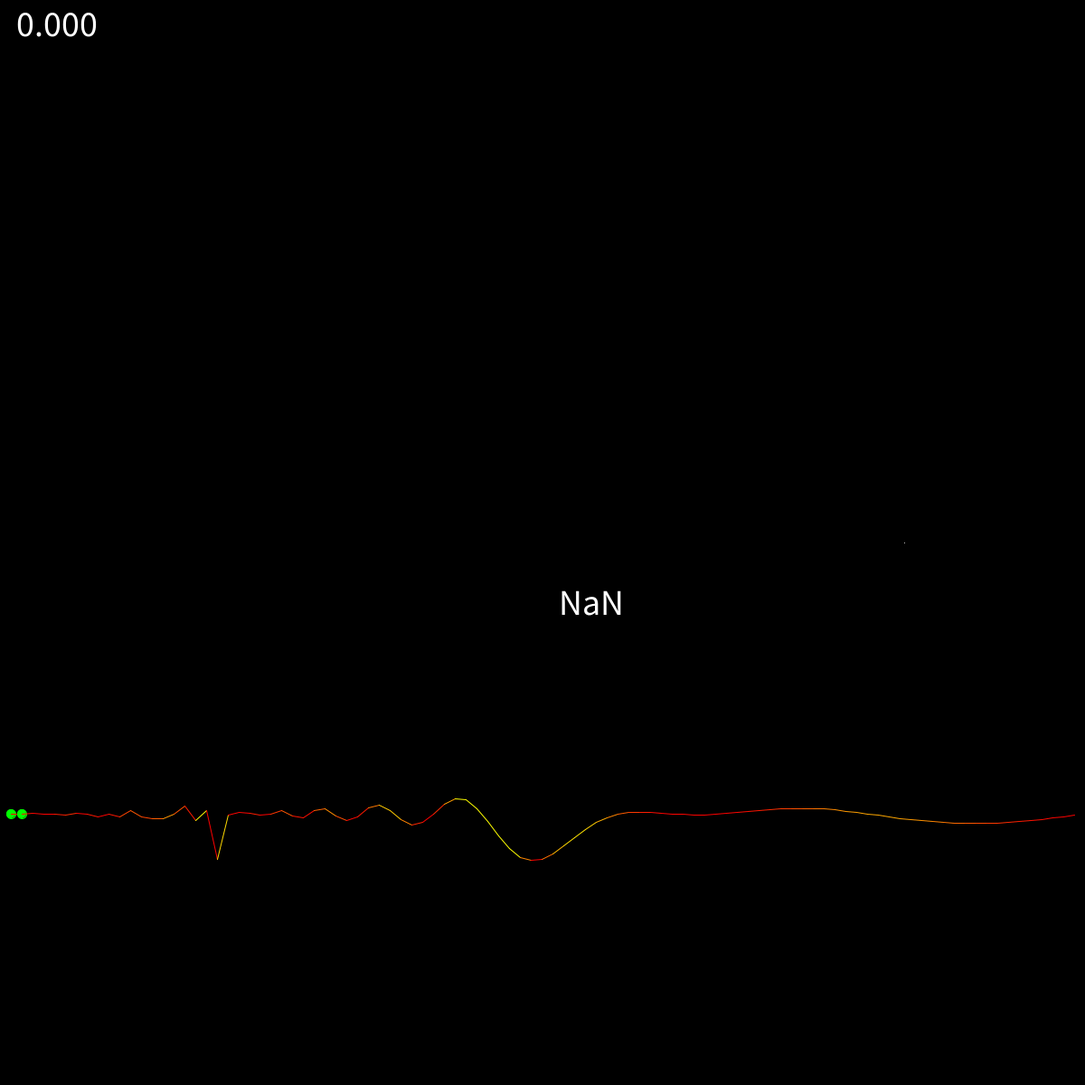
Frame 1 (no input)
Frame 60 (the mouse pressed at the canvas centre just before this capture): identical to frame 1, image omitted
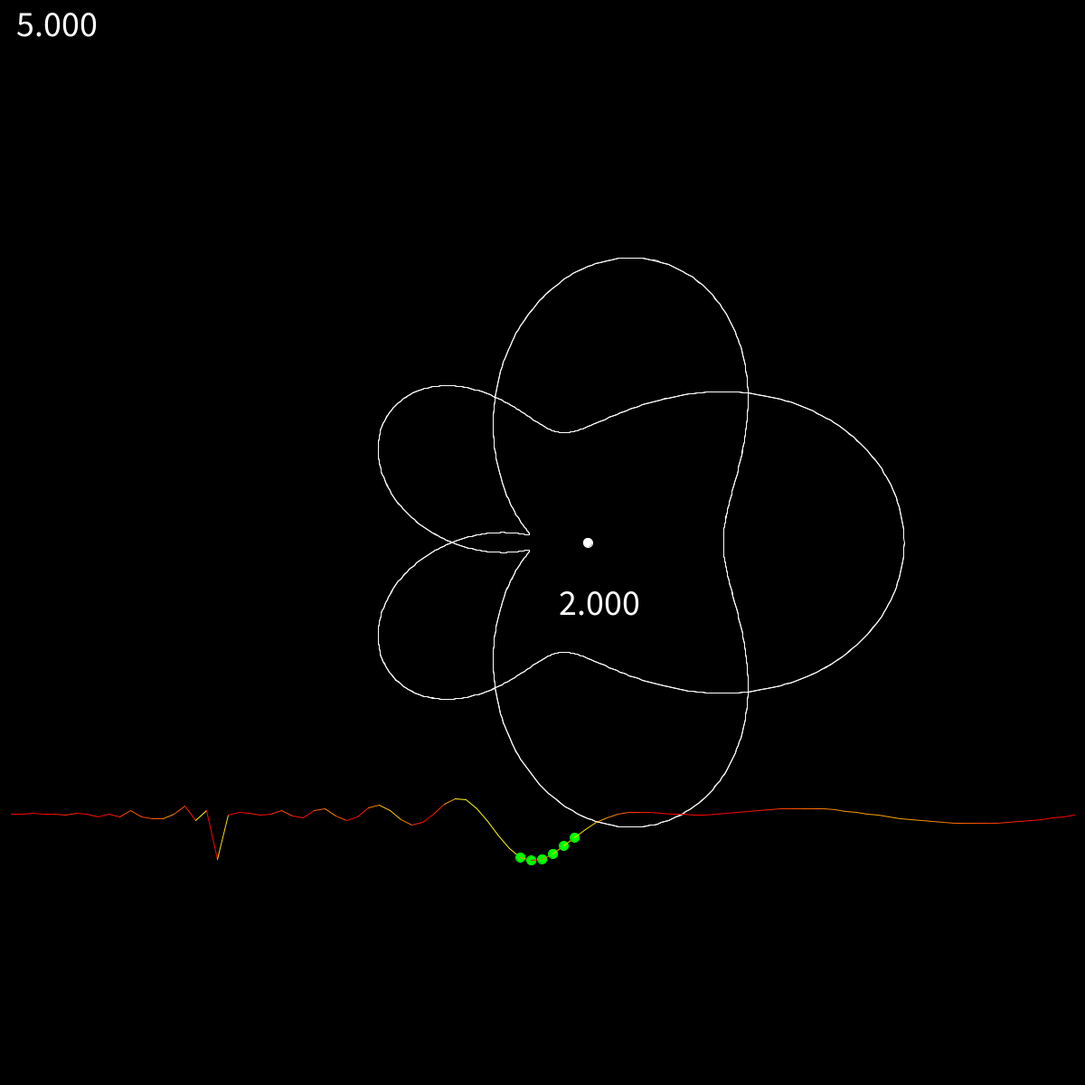
Frame 120 (the mouse held since frame 60 and released just before this capture)

The Processing sketch that drew these frames (run headless with seeded random() and noise(); from frame 60 on, the mouse is pressed at the canvas centre):

// Processing sketch: fourier
// ── fourier.pde
float frequency = 5; // beats per second
float cyclesPerSecond = 0;
float cyclesPerSecondRange = frequency * 2;


class FourierData {
  static final float deltaT = 0.01f;
  float timeLength;
  float cyclesPerSecond;
  float frequency;
  PVector massPoint;
  PVector[] circleTransforms;
  
  public FourierData(float timeLength, float cyclesPerSecond, float frequency) {
    this.timeLength = timeLength;
    this.cyclesPerSecond = cyclesPerSecond;
    this.frequency = frequency;
  }
  
  public void calculateSpectrum() {
    float lastX = getIntensity(0);
    float lastY = 0;
    float avgX = 0;
    float avgY = 0;
    float dA = 0;
    ArrayList<PVector> points = new ArrayList<PVector>();
    for(float t = 0; t < timeLength; t += deltaT) {
      float intensity = getIntensity(t);
      float x = cos(t / cyclesPerSecond * TWO_PI) * intensity;
      float y = sin(t / cyclesPerSecond * TWO_PI) * intensity;
      points.add(new PVector(lastX, lastY));
      lastX = x;
      lastY = y;
      avgX += x;
      avgY += y;
      dA++;
    }
    
    avgX /= dA;
    avgY /= dA;
    
    massPoint = new PVector(avgX, avgY);
    circleTransforms = points.toArray(new PVector[points.size()]);
  }
}

float getIntensity(float t) {
  return (cos(t / frequency * TWO_PI) / 2 + 0.5) + (cos(t / (frequency - 3) * TWO_PI) / 2 + 0.5);// - (sin(t / (frequency + 3) * TWO_PI) / 2 + 0.5); // two major frequencies
}


FourierData fData;

void setup() {
  size(1200, 1200);
  background(0);
  
  
  fData = new FourierData(20, cyclesPerSecond, frequency);
}

void draw() {
  background(0);
  stroke(255);
  fill(255);
  
  cyclesPerSecond = (float) mouseY / height * cyclesPerSecondRange;
  textSize(40);
  text(cyclesPerSecond, 10, 40);
  
  pushMatrix();
  translate(width / 2, height / 2);
  fData.cyclesPerSecond = cyclesPerSecond;
  fData.calculateSpectrum();
  text(fData.circleTransforms[1].x, 10, 80);
  
  float drawRadius = 200;
  float lastX = fData.circleTransforms[0].x;
  float lastY = fData.circleTransforms[0].y;
  for(int i = 0; i < fData.circleTransforms.length; i++) {
    line(fData.circleTransforms[i].x * drawRadius, fData.circleTransforms[i].y * drawRadius, lastX * drawRadius, lastY * drawRadius);
    lastX = fData.circleTransforms[i].x;
    lastY = fData.circleTransforms[i].y;
  }
  
  ellipse(fData.massPoint.x * drawRadius, fData.massPoint.y * drawRadius, 10, 10);
  popMatrix();
  
  lastX = 0;
  lastY = 3f / 4f * height;
  for(float c = 0; c < cyclesPerSecondRange; c += 0.1f) {
    fData.cyclesPerSecond = c;
    fData.calculateSpectrum();

    float fourierComponent = fData.massPoint.x * 200;
    float x = c / cyclesPerSecondRange * width;
    float y = (3f / 4f * height) + fourierComponent;
    
    stroke(255, abs(fData.massPoint.y) * 2000, 0);
    fill(255, abs(fData.massPoint.y) * 2000, 0);
    line(x, y, lastX, lastY);
    lastX = x;
    lastY = y;
    
    if(abs(((float) x / width) - ((float) mouseY / height)) < 0.03) {
      stroke(0, 255, 0);
      fill(0, 255, 0);
      ellipse(x, y, 10, 10);
    }
  }
}
